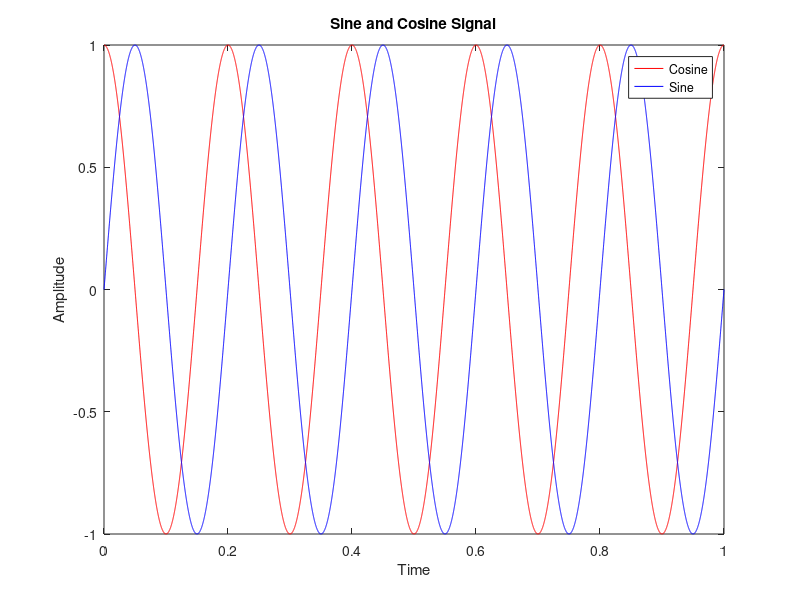
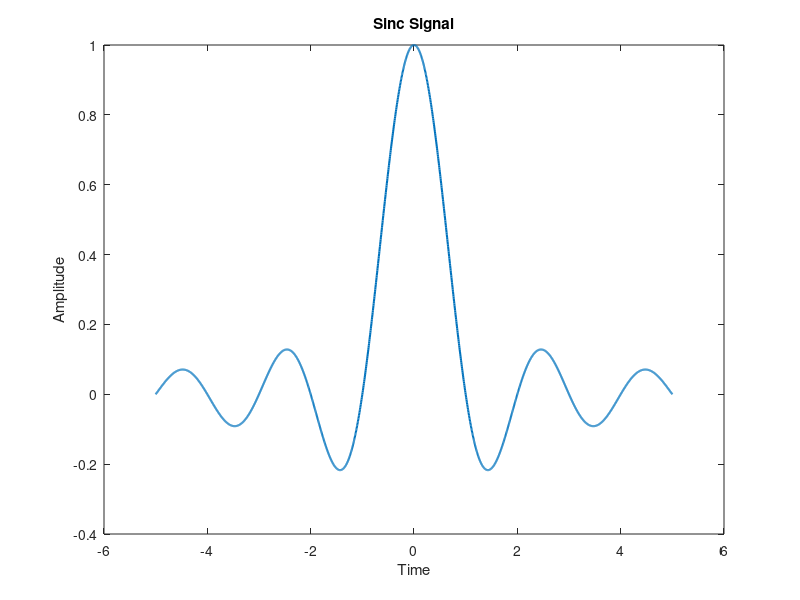
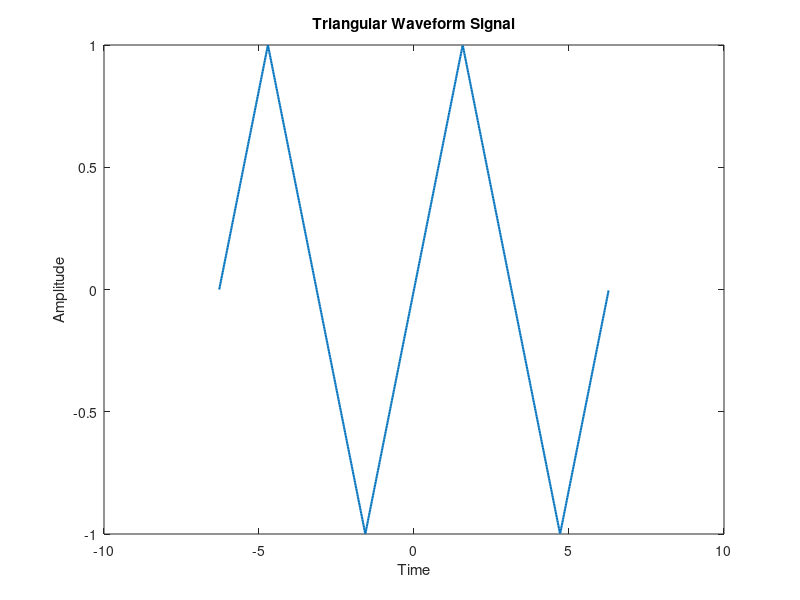
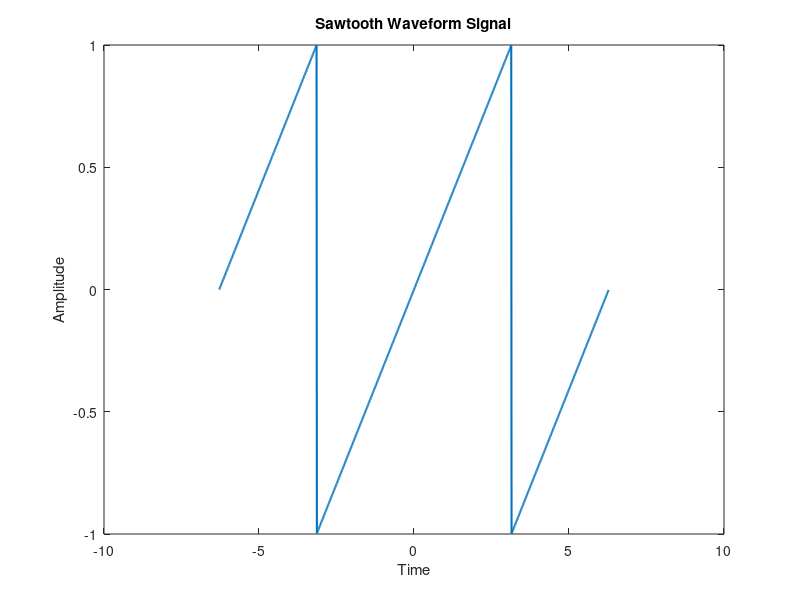

Write MATLAB code to recreate these figures, in order.
clc;
close all;
clear all;

% Sine and Cosine Signal
t=0:0.0001:1;
f=5;
x1=cos(2*pi*f*t);
x2=sin(2*pi*f*t);
figure,
plot(t,x1,'r',t,x2,'b');
xlabel("Time");
ylabel("Amplitude");
title("Sine and Cosine Signal");
legend("Cosine","Sine");

% Sinc Signal
t1=-5:0.005:5;
x3=sin(pi*t1) ./ (pi*t1);
x3(t1==0)=1;
figure,
plot(t1,x3,'LineWidth',1.5);
xlabel("Time");
ylabel("Amplitude");
title("Sinc Signal");

% Triangular Waveform Signal
t2=-2*pi:0.01:2*pi;
x4=(2/pi)*asin(sin(t2));
figure,
plot(t2,x4,'LineWidth',1.5);
xlabel("Time");
ylabel("Amplitude");
title("Triangular Waveform Signal");

% Sawtooth Waveform Signal
x5=2*((t2/(2*pi))-floor(0.5+(t2/(2*pi))));
figure,
plot(t2,x5,'LineWidth',1.5);
xlabel("Time");
ylabel("Amplitude");
title("Sawtooth Waveform Signal");

% Rectangular Pulse Signal
t3=-1:0.001:1;
x6=double(abs(t3)<=0.5);
figure,
plot(t3,x6,'LineWidth',1.5);
xlabel("Time");
ylabel("Amplitude");
title("Rectangular Pulse Signal");

% Exponential Signal
t=0:0.0001:1;
x7=exp(-0.5*t);
figure,
plot(t,x7,'LineWidth',1.5);
xlabel("Time");
ylabel("Amplitude");
title("Exponential Signal");
